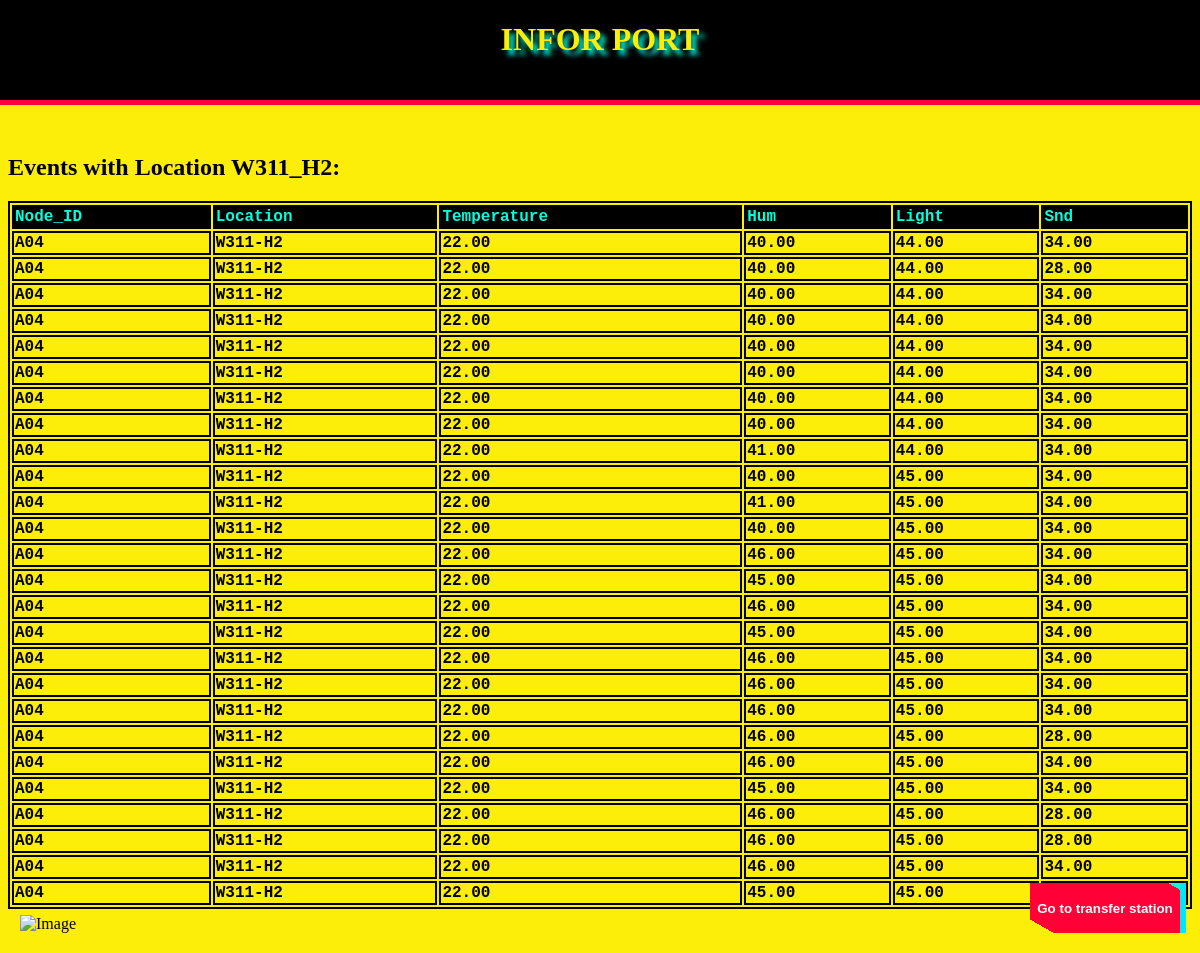
The app's page /iot/W311-H2/ with its own data.
### iot/models.py (models this page shows, shortened)
class Event(models.Model):
    node_id = models.CharField(max_length=100)
    loc = models.CharField(max_length=100)
    temp = models.DecimalField(max_digits=5, decimal_places=2)
    hum = models.DecimalField(max_digits=5, decimal_places=2)
    light = models.DecimalField(max_digits=5, decimal_places=2)
    snd = models.DecimalField(max_digits=5, decimal_places=2)

### iot/views.py (the view)
# urls.py: path('W311-H2/', views.W311_H2),
def W311_H2(request):
    W311_H2 = Event.objects.filter(loc = 'W311-H2')
    context = {'W311_H2':W311_H2}
    return render(request, 'iot/sensor/W311-H2.html', context)

### iot/templates/iot/sensor/W311-H2.html (shortened to what this page needs)
<!doctype html>
<HTML>
    <head>
    </head>
    <body style="background-color: #fcee09;">
        <div id="header" style="background-color:black; position: fixed; top: 0;left: 0;height:100px; width: 100%; border-bottom: 5px solid #ff0141;">
        <h1 class="display-3 p-4 mb-2 bg-danger text-white" style="font-family: 'MV Boli', Times, serif;
         color: #fcee09; text-shadow: 5px 5px 5px #00ffdd;text-align: center;display: flex; align-items: center;
         justify-content: center;">INFOR PORT</h1></div>
        <br>
        <br>
        <br>
        <br>
        <br>
        <br>
        <br>
        <h2>Events with Location W311_H2:</h2>
        <table style="width: 100%;">
            <thead>
                <tr>
                    <th>Node_ID</th>
                    <th>Location</th>
                    <th>Temperature</th>
                    <th>Hum</th>
                    <th>Light</th>
                    <th>Snd</th>
                </tr>
            </thead>
            <tbody>
                {% for event in W311_H2 %}
                <tr>
                    <td><strong>{{ event.node_id }}</strong></td>
                    <td>{{ event.loc }}</td>
                    <td>{{ event.temp }}</td>
                    <td>{{ event.hum }}</td>
                    <td>{{ event.light }}</td>
                    <td>{{ event.snd }}</td>
                </tr>
                {% endfor %}
            </tbody>
        </table>
        <br>
        <br>
        <a href="https://www.bilibili.com/video/BV1uT4y1P7CX/?spm_id_from=333.337.search-card.all.click">
            <button>Go to transfer station</button>
        </a>
        <div style="position: fixed; bottom: 0; left: 0; margin: 20px;">
            <img src="https://img2.imgtp.com/2024/02/09/yW45Eljy.png" alt="Image"
            style="width: 400px; height: 200px;">
        </div>
</HTML>

### iot/templates/iot/sensor/W311-H2.html (style rules this page uses)
table, td, th { border:2px solid black; }
th { background-color: black; text-align: left; font-weight: bold; font-family: 'Courier New', Courier, monospace; color:#00ffdd; }
tbody { text-align: left; font-family: 'Courier New', Courier, monospace; font-weight: bold; color:black; }
button, button::after { width: 150px; height: 50px; background: linear-gradient(30deg,transparent 10%,#ff0037 10% 95%, #00ffdd 95%); border: 0; font-weight: bold; color: #fff; box-shadow: 6px 0px 0px #00E6F6; outline: transparent; position: fixed; bottom: 20px; right:20px; cursor: pointer; }
button::after { --slice-0: inset(50% 50% 50% 50%); --slice-1: inset(80% -6px 0 0); --slice-2: inset(50% -6px 30% 0); --slice-3: inset(10% -6px 85% 0); --slice-4: inset(40% -6px 43% 0); --slice-5: inset(80% -6px 5% 0); content: 'Go to transfer '; display: block; position: absolute; top: 0; left: 0; right: 0; bottom: 0; background: linear-gradient(45deg, transparent 3%, #00E6F6 3%, #00E6F6 5%, #FF013C 5%); text-shadow: -3px -3px 0px #F8F005, 3px 3px 0px #00E6F6; clip-path: var(--slice-0); }

### records on screen
Event: node_id "A04", loc "W311-H2", temp "22.00", hum "40.00", light "44.00", snd "34.00"
Event: node_id "A04", loc "W311-H2", temp "22.00", hum "40.00", light "44.00", snd "28.00"
Event: node_id "A04", loc "W311-H2", temp "22.00", hum "40.00", light "44.00", snd "34.00"
Event: node_id "A04", loc "W311-H2", temp "22.00", hum "40.00", light "44.00", snd "34.00"
Event: node_id "A04", loc "W311-H2", temp "22.00", hum "40.00", light "44.00", snd "34.00"
Event: node_id "A04", loc "W311-H2", temp "22.00", hum "40.00", light "44.00", snd "34.00"
Event: node_id "A04", loc "W311-H2", temp "22.00", hum "40.00", light "44.00", snd "34.00"
Event: node_id "A04", loc "W311-H2", temp "22.00", hum "40.00", light "44.00", snd "34.00"
Event: node_id "A04", loc "W311-H2", temp "22.00", hum "41.00", light "44.00", snd "34.00"
Event: node_id "A04", loc "W311-H2", temp "22.00", hum "40.00", light "45.00", snd "34.00"
Event: node_id "A04", loc "W311-H2", temp "22.00", hum "41.00", light "45.00", snd "34.00"
Event: node_id "A04", loc "W311-H2", temp "22.00", hum "40.00", light "45.00", snd "34.00"
Event: node_id "A04", loc "W311-H2", temp "22.00", hum "46.00", light "45.00", snd "34.00"
Event: node_id "A04", loc "W311-H2", temp "22.00", hum "45.00", light "45.00", snd "34.00"
Event: node_id "A04", loc "W311-H2", temp "22.00", hum "46.00", light "45.00", snd "34.00"
Event: node_id "A04", loc "W311-H2", temp "22.00", hum "45.00", light "45.00", snd "34.00"
Event: node_id "A04", loc "W311-H2", temp "22.00", hum "46.00", light "45.00", snd "34.00"
Event: node_id "A04", loc "W311-H2", temp "22.00", hum "46.00", light "45.00", snd "34.00"
Event: node_id "A04", loc "W311-H2", temp "22.00", hum "46.00", light "45.00", snd "34.00"
Event: node_id "A04", loc "W311-H2", temp "22.00", hum "46.00", light "45.00", snd "28.00"
Event: node_id "A04", loc "W311-H2", temp "22.00", hum "46.00", light "45.00", snd "34.00"
Event: node_id "A04", loc "W311-H2", temp "22.00", hum "45.00", light "45.00", snd "34.00"
Event: node_id "A04", loc "W311-H2", temp "22.00", hum "46.00", light "45.00", snd "28.00"
Event: node_id "A04", loc "W311-H2", temp "22.00", hum "46.00", light "45.00", snd "28.00"
Event: node_id "A04", loc "W311-H2", temp "22.00", hum "46.00", light "45.00", snd "34.00"
Event: node_id "A04", loc "W311-H2", temp "22.00", hum "45.00", light "45.00"
